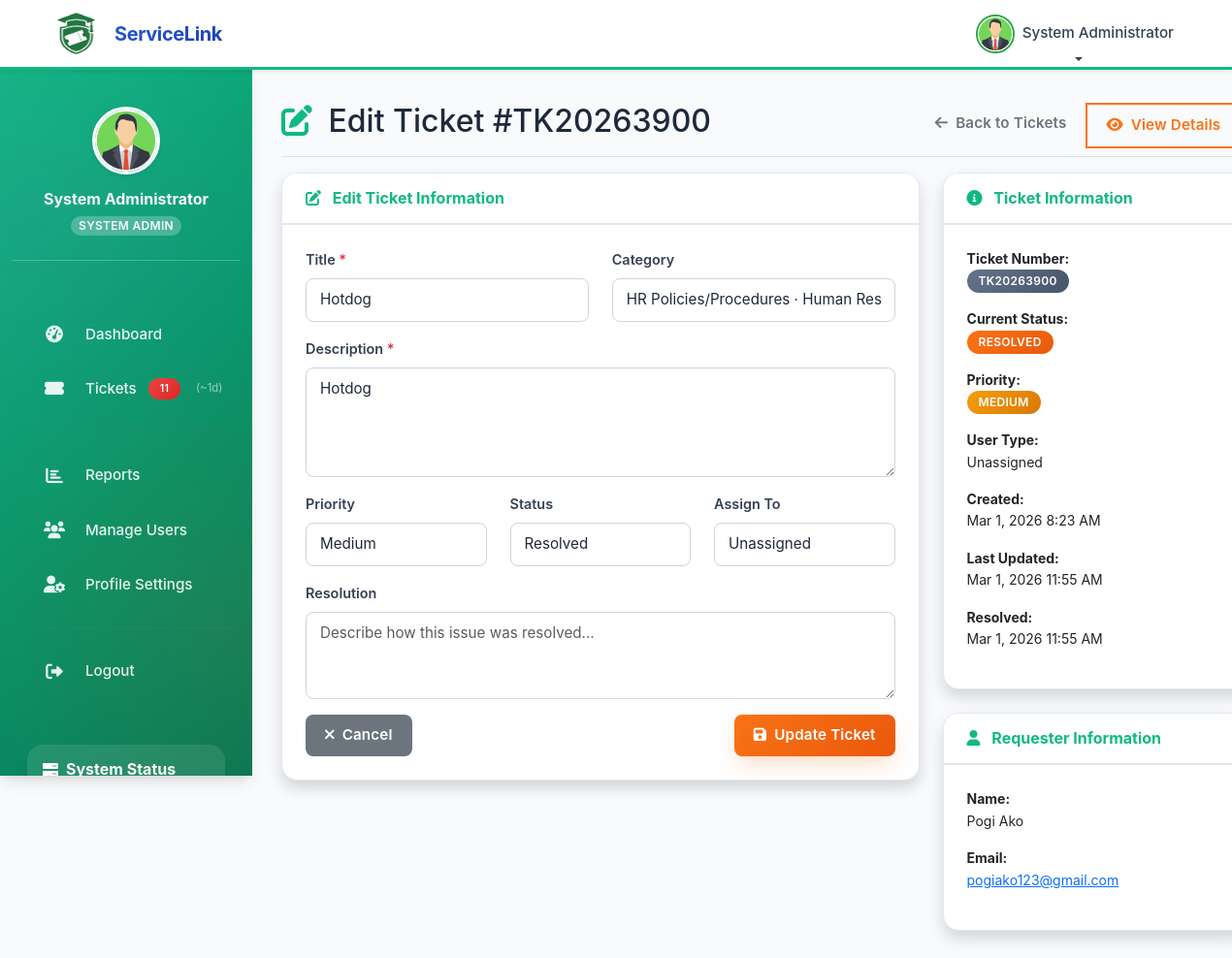
The page /admin/edit.php?id=1 (signed in) on the database its author committed.
### tables this page shows
CREATE TABLE `users` (
  `id` int(11) NOT NULL,
  `user_number` varchar(20) DEFAULT NULL,
  `first_name` varchar(100) NOT NULL,
  `last_name` varchar(100) NOT NULL,
  `email` varchar(255) NOT NULL,
  `phone_number` varchar(20) DEFAULT NULL,
  `password_hash` varchar(255) DEFAULT NULL,
  `google_id` varchar(255) DEFAULT NULL,
  `role` enum('admin','department_admin','staff','user') DEFAULT 'user',
  `user_type` varchar(50) DEFAULT NULL COMMENT 'For staff: MIS, Labtech, Utility, Maintenance',
  `department_id` int(11) DEFAULT NULL,
  `campus_id` int(11) DEFAULT NULL,
  `year_level` enum('1st Year','2nd Year','3rd Year','4th Year','5th Year','Graduate','Faculty','Staff') DEFAULT '1st Year',
  `profile_picture` varchar(255) DEFAULT NULL,
  `is_active` tinyint(1) DEFAULT 1,
  `email_verified` tinyint(1) DEFAULT 0,
  `created_at` timestamp NOT NULL DEFAULT current_timestamp(),
  `updated_at` timestamp NOT NULL DEFAULT current_timestamp() ON UPDATE current_timestamp()
);

CREATE TABLE `tickets` (
  `id` int(11) NOT NULL,
  `ticket_number` varchar(20) NOT NULL,
  `title` varchar(255) NOT NULL,
  `description` text NOT NULL,
  `recommendations` text DEFAULT NULL,
  `category_id` int(11) DEFAULT NULL,
  `subcategory_id` int(11) DEFAULT NULL,
  `location_id` int(11) DEFAULT NULL,
  `priority` enum('low','medium','high','emergency') DEFAULT 'low',
  `status` enum('pending','in_progress','resolved','unresolved') DEFAULT 'pending',
  `resolution_type` enum('online','onsite') DEFAULT NULL,
  `estimated_days_to_solve` int(11) DEFAULT NULL,
  `requester_id` int(11) DEFAULT NULL,
  `assigned_to` int(11) DEFAULT NULL,
  `department_id` int(11) DEFAULT NULL,
  `ai_analysis` text DEFAULT NULL,
  `resolution` text DEFAULT NULL,
  `satisfaction_rating` int(11) DEFAULT NULL CHECK (`satisfaction_rating` >= 1 and `satisfaction_rating` <= 5),
  `satisfaction_feedback` text DEFAULT NULL,
  `created_at` timestamp NOT NULL DEFAULT current_timestamp(),
  `updated_at` timestamp NOT NULL DEFAULT current_timestamp() ON UPDATE current_timestamp(),
  `resolved_at` timestamp NULL DEFAULT NULL,
  `closed_at` timestamp NULL DEFAULT NULL,
  `is_client` tinyint(1) DEFAULT 0,
  `client_name` varchar(255) DEFAULT NULL,
  `client_email` varchar(255) DEFAULT NULL,
  `client_department` varchar(255) DEFAULT NULL,
  `tracking_code` varchar(20) DEFAULT NULL,
  `guest_campus` varchar(255) DEFAULT NULL,
  `guest_room` varchar(100) DEFAULT NULL,
  `guest_contact_info` text DEFAULT NULL
);

CREATE TABLE `service_categories` (
  `id` int(11) NOT NULL,
  `name` varchar(255) NOT NULL,
  `description` text DEFAULT NULL,
  `department_id` int(11) DEFAULT NULL,
  `is_active` tinyint(1) DEFAULT 1,
  `created_at` timestamp NOT NULL DEFAULT current_timestamp(),
  `updated_at` timestamp NOT NULL DEFAULT current_timestamp() ON UPDATE current_timestamp()
);

### admin/edit.php (the view, shortened to what the rows shown need)
<?php
require_once '../config/database.php';
require_once '../includes/functions.php';
$ticket_id = $_GET['id'] ?? null;
try {
    $stmt = $pdo->prepare("
        SELECT t.*, sc.name as category_name, staff.user_type as assigned_user_type,
               CONCAT(requester.first_name, ' ', requester.last_name) as requester_name,
               requester.email as requester_email,
               CONCAT(staff.first_name, ' ', staff.last_name) as assigned_staff_name
        FROM tickets t
        LEFT JOIN service_categories sc ON t.category_id = sc.id
        LEFT JOIN users requester ON t.requester_id = requester.id
        LEFT JOIN users staff ON t.assigned_to = staff.id
        WHERE t.id = ?
    ");
    $stmt->execute([$ticket_id]);
    $ticket = $stmt->fetch();
} catch (PDOException $e) {
    header('Location: tickets.php');
    exit;
}
$categories = [];
try {
    $stmt = $pdo->prepare("
        SELECT sc.id, sc.name, d.name as department_name
        FROM service_categories sc
        LEFT JOIN departments d ON sc.department_id = d.id
        WHERE sc.is_active = 1
        ORDER BY d.name, sc.name
    ");
    $stmt->execute();
    $categories = $stmt->fetchAll();
} catch (PDOException $e) {
    $categories = [];
}
?>
<!DOCTYPE html>
<html lang="en">
<head>
    <link href="https://cdn.jsdelivr.net/npm/bootstrap@5.3.0/dist/css/bootstrap.min.css" rel="stylesheet">
    <link href="https://cdnjs.cloudflare.com/ajax/libs/font-awesome/6.0.0/css/all.min.css" rel="stylesheet">
    <link href="../assets/css/style.css" rel="stylesheet">
</head>
<body>
    <?php include '../includes/top_nav.php'; ?>
    <div class="container-fluid">
        <div class="row">
            <?php include '../includes/sidebar.php'; ?>
            <main class="col-md-9 ms-sm-auto col-lg-10 px-md-4 dashboard-content">
                <div class="d-flex justify-content-between flex-wrap flex-md-nowrap align-items-center pt-3 pb-2 mb-3 border-bottom">
                    <h1 class="h2">
                        <i class="fas fa-edit text-success me-2"></i>
                        Edit Ticket #<?php echo htmlspecialchars($ticket['ticket_number']); ?>
                    </h1>
                    <div class="btn-toolbar mb-2 mb-md-0">
                        <div class="btn-group me-2">
                        </div>
                    </div>
                </div>
                <?php $current_status = normalizeStatus($ticket['status'] ?? 'pending'); ?>
                <div class="row">
                    <div class="col-lg-8">
                        <div class="card shadow">
                            <div class="card-body">
                                <form method="POST">
                                    <div class="row">
                                        <div class="col-md-6 mb-3">
                                            <label for="title" class="form-label">Title <span class="text-danger">*</span></label>
                                            <input type="text" class="form-control" id="title" name="title"
                                                value="<?php echo htmlspecialchars($ticket['title']); ?>" required>
                                        </div>
                                        <div class="col-md-6 mb-3">
                                            <label for="category_id" class="form-label">Category</label>
                                            <select class="form-select" id="category_id" name="category_id">
                                                <?php foreach ($categories as $category): ?>
                                                    <option value="<?php echo $category['id']; ?>"
                                                        <?php echo ($ticket['category_id'] == $category['id']) ? 'selected' : ''; ?>>
                                                        <?php echo htmlspecialchars($category['name']); ?>
                                                        <?php if (!empty($category['department_name'])) echo ' · ' . htmlspecialchars($category['department_name']); ?>
                                                    </option>
                                                <?php endforeach; ?>
                                            </select>
                                        </div>
                                    </div>
                                    <div class="mb-3">
                                        <label for="description" class="form-label">Description <span class="text-danger">*</span></label>
                                        <textarea class="form-control" id="description" name="description" rows="4" required><?php echo htmlspecialchars($ticket['description']); ?></textarea>
                                    </div>
                                    <div class="row">
                                        <div class="col-md-4 mb-3">
                                            <label for="priority" class="form-label">Priority</label>
                                            <select class="form-select" id="priority" name="priority" required>
                                                <option value="medium" <?php echo $ticket['priority'] == 'medium' ? 'selected' : ''; ?>>Medium</option>
                                            </select>
                                        </div>
                                        <div class="col-md-4 mb-3">
                                            <label for="status" class="form-label">Status</label>
                                            <select class="form-select" id="status" name="status" required>
                                                <option value="resolved" <?php echo $current_status == 'resolved' ? 'selected' : ''; ?>>Resolved</option>
                                            </select>
                                        </div>
                                    </div>
                                </form>
                            </div>
                        </div>
                    </div>
                    <div class="col-lg-4">
                        <div class="card shadow mb-4">
                            <div class="card-body">
                                <div class="mb-3">
                                    <strong>Ticket Number:</strong><br>
                                    <span class="badge bg-secondary"><?php echo htmlspecialchars($ticket['ticket_number']); ?></span>
                                </div>
                                <div class="mb-3">
                                    <strong>Current Status:</strong><br>
                                    <span class="badge bg-<?php echo getStatusColor($current_status); ?>">
                                        <?php echo ucfirst(str_replace('_', ' ', $current_status)); ?>
                                    </span>
                                </div>
                                <div class="mb-3">
                                    <strong>Priority:</strong><br>
                                    <span class="badge bg-<?php echo getPriorityColor($ticket['priority']); ?>">
                                        <?php echo ucfirst($ticket['priority']); ?>
                                    </span>
                                </div>
                                <div class="mb-3">
                                    <strong>User Type:</strong><br>
                                    <?php echo htmlspecialchars($ticket['assigned_user_type'] ?? 'Unassigned'); ?>
                                </div>
                                <div class="mb-3">
                                    <strong>Created:</strong><br>
                                    <?php echo date('M j, Y g:i A', strtotime($ticket['created_at'])); ?>
                                </div>
                                <div class="mb-3">
                                    <strong>Last Updated:</strong><br>
                                    <?php echo date('M j, Y g:i A', strtotime($ticket['updated_at'])); ?>
                                </div>
                                <?php if ($ticket['resolved_at']): ?>
                                    <div class="mb-3">
                                        <strong>Resolved:</strong><br>
                                        <?php echo date('M j, Y g:i A', strtotime($ticket['resolved_at'])); ?>
                                    </div>
                                <?php endif; ?>
                            </div>
                        </div>
                        <div class="card shadow">
                            <div class="card-body">
                                <div class="mb-3">
                                    <strong>Email:</strong><br>
                                    <a href="mailto:<?php echo htmlspecialchars($ticket['requester_email']); ?>">
                                        <?php echo htmlspecialchars($ticket['requester_email']); ?>
                                    </a>
                                </div>
                            </div>
                        </div>
                    </div>
                </div>
            </main>
        </div>
    </div>
</body>
</html>

### includes/top_nav.php (shortened to what the rows shown need)
<?php
$current_dir = basename(dirname($_SERVER['PHP_SELF']));
$base_path = '';
if ($current_dir == 'admin' || $current_dir == 'department' || $current_dir == 'staff' || $current_dir == 'student') {
    $base_path = '../';
}
$user_profile_picture = null;
if (isset($pdo) && isset($_SESSION['user_id'])) {
    try {
        $stmt = $pdo->prepare("SELECT profile_picture FROM users WHERE id = ?");
        $stmt->execute([$_SESSION['user_id']]);
        $result = $stmt->fetch(PDO::FETCH_ASSOC);
        if ($result && !empty($result['profile_picture'])) {
            $user_profile_picture = $result['profile_picture'];
        }
    } catch (Exception $e) {
        $user_profile_picture = null;
    }
}
?>
<nav class="navbar navbar-expand-lg navbar-light bg-white shadow-sm" style="border-bottom: 3px solid #10b981;">
    <div class="container-fluid">
        <div class="navbar-nav ms-auto d-none d-md-flex">
            <div class="nav-item dropdown">
                <a class="nav-link dropdown-toggle d-flex align-items-center text-dark" href="#" id="userDropdown" role="button" data-bs-toggle="dropdown" aria-expanded="false">
                    <?php if (!empty($user_profile_picture) && file_exists($base_path . $user_profile_picture)): ?>
                        <img src="<?php echo $base_path . htmlspecialchars($user_profile_picture); ?>"
                            alt="Profile" class="rounded-circle me-2"
                            style="width: 40px; height: 40px; object-fit: cover; border: 2px solid #28a745;">
                    <?php endif; ?>
                    <span><?php echo htmlspecialchars($_SESSION['user_name']); ?></span>
                </a>
            </div>
        </div>
    </div>
</nav>

### includes/sidebar.php (shortened to what the rows shown need)
<?php
$current_dir  = basename(dirname($_SERVER['PHP_SELF']));
?>
<nav id="sidebarMenu" class="dashboard-sidebar">
    <div class="pt-3 pb-5">
        <div class="text-center mb-4 p-4 border-bottom border-light border-opacity-25">
            <div class="mb-3 position-relative d-inline-block">
                <?php
                $profile_picture = null;
                try {
                    $sPic = $pdo->prepare("SELECT profile_picture FROM users WHERE id = ?");
                    $sPic->execute([$_SESSION['user_id']]);
                    $profile_picture = $sPic->fetch()['profile_picture'] ?? null;
                } catch (PDOException $e) {
                    $profile_picture = $_SESSION['profile_picture'] ?? null;
                }
                $pic_prefix = in_array($current_dir, ['admin', 'department', 'staff', 'student']) ? '../' : '';
                if ($profile_picture): ?>
                    <img src="<?php echo $pic_prefix . htmlspecialchars($profile_picture); ?>"
                        alt="Profile" class="rounded-circle shadow-sm"
                        style="width:70px;height:70px;object-fit:cover;border:3px solid #fff;">
                <?php endif; ?>
            </div>
        </div>
    </div>
</nav>

### rows shown on the page
users: profile_picture (picture)
tickets: ticket_number "TK20263900", title "Hotdog", category_id "HR Policies/Procedures · Human Resources", description "Hotdog", priority "Medium", status "Resolved", status "RESOLVED", priority "MEDIUM", created_at "Mar 1, 2026 8:23 AM", updated_at "Mar 1, 2026 11:55 AM", resolved_at "Mar 1, 2026 11:55 AM", users.email "pogiako123@gmail.com"

### other values the page prints
$_SESSION['user_name'] "System Administrator"
$_sb_badge "11"
$_sb_avg "1"
$ticket['assigned_user_type'] "Unassigned"
$ticket['requester_name'] "Pogi Ako"
